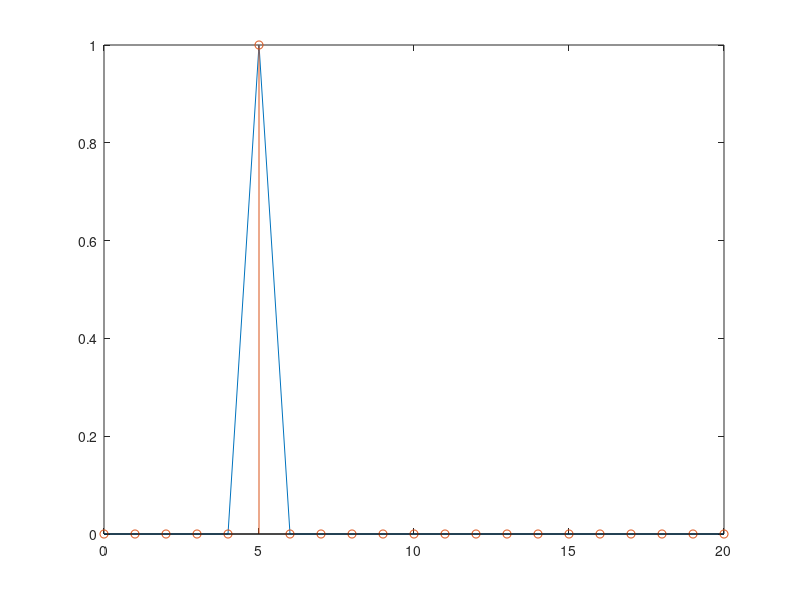
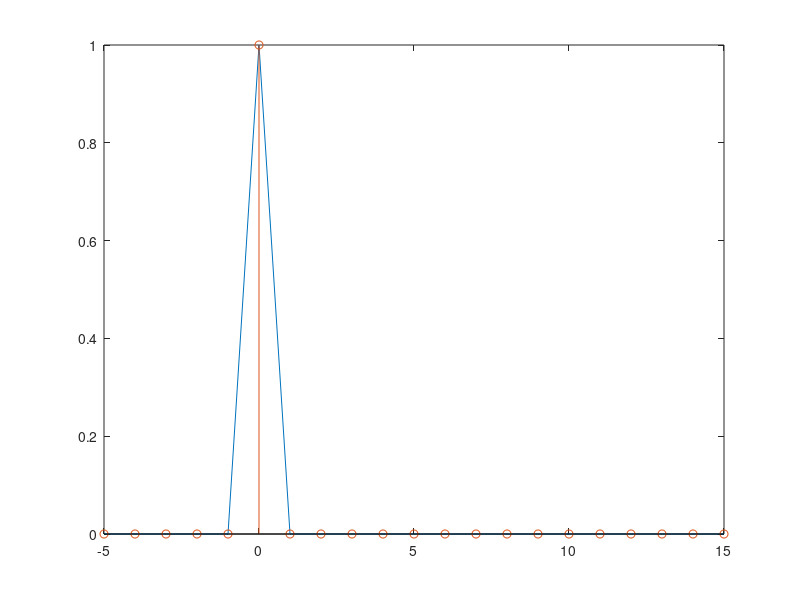
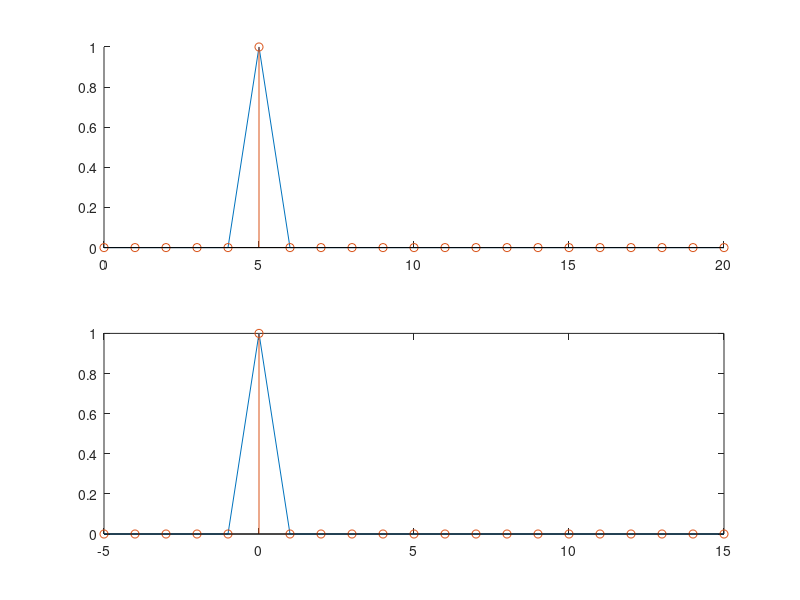
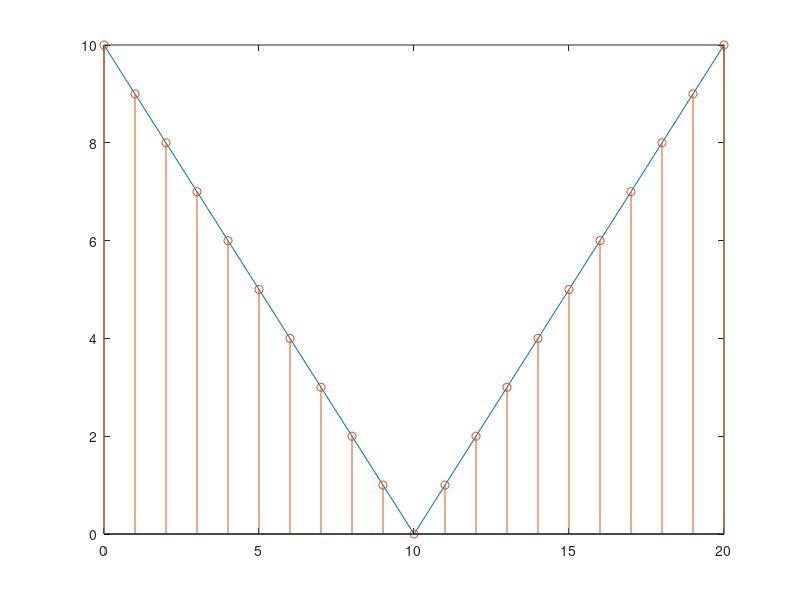

Write the MATLAB code that produced these figures, in order.
%a)
z=[0,0,0,0,0,1,0,0,0,0,0,0,0,0,0,0,0,0,0,0,0]
n=0:20
m=-5:15
%figura1 in grafice diferite
figure(1)
plot(n,z)
hold on
stem(n,z)
hold off
figure(2)
plot(m,z)
hold on
stem(m,z)
hold off
%figura2 2 grafice unul sub altul 
figure(3)
subplot(2,1,1)
hold on
plot(n,z)
subplot(2,1,2)
plot(m,z)
hold on
 subplot(2,1,1)
stem(n,z)
subplot(2,1,2)
stem(m,z)
hold off


%b)
n=0:20
t=abs(10-n)
%reprezentarile grafice in cate o fereastra
figure(4)
plot(n,t)
hold on
stem(n,t)
hold off
%reprezentari grafice intr-o fereasca
figure(5)
subplot(2,1,1)
plot(n,t)
subplot(2,1,2)
stem(n,t)

%c)
n=-15:25
x1=sin(pi*n/17)
figure(6)
plot(n,x1)
hold on
stem(n,x1)
hold off
figure(7)
subplot(2,1,1)
plot(n,x1)
subplot(2,1,2)
stem(n,x1)

n=0:50
x2=cos(pi*n/sqrt(23))
figure(8)
plot(n,x2)
hold on 
stem(n,x2)
hold off
figure(9)
subplot(2,1,1)
plot(n,x2)
subplot(2,1,2)
stem(n,x2)

